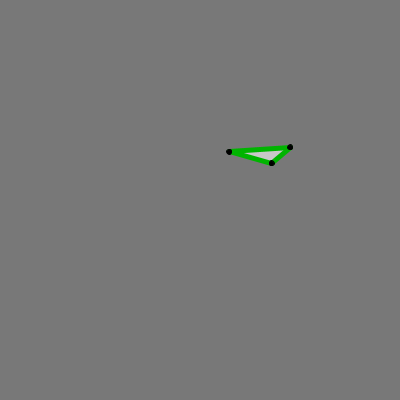
Frame 1 (no input)
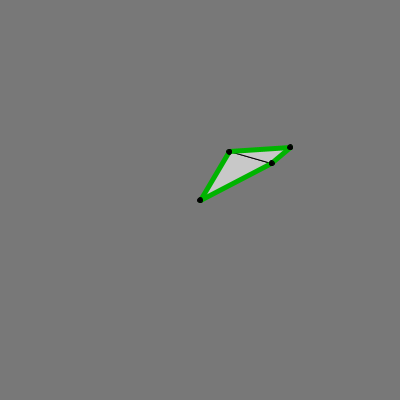
Frame 2 (the mouse pressed at the canvas centre, redrawn once)

The Processing sketch that drew these frames (run headless with seeded random() and noise(); the mouse was pressed at the canvas centre and the sketch redrawn once):

// Processing sketch: delaunayAndConvexHull
// ── delaunayAndConvexHull.pde

/*
 *  Openprocessing sketch by Justin Dailey
 *
 *  http://www.openprocessing.org/sketch/62502
 *  http://justindailey.blogspot.co.uk/2012/05/delaunay-triangulation-convex-hull.html
 */

class Face
{
  // The three points of the face
  PVector[] ps;
     
  // Constructor
  Face(PVector a, PVector b, PVector c)
  {
    ps = new PVector[] {a, b, c};   
    this.CClockwise();
  }
   
  // Check to see if they're in counter clockwise order, if not, adjust
  void CClockwise()
  {
    if((ps[1].x - ps[0].x) * (ps[2].y - ps[0].y) - (ps[2].x - ps[0].x) * (ps[1].y - ps[0].y) > 0)
    {
      // By swapping the 2nd and 3rd verts, we are gaurenteed to reverse the direction
      PVector t = ps[1];
      ps[1] = ps[2];
      ps[2] = t;
    }
  }
   
  void draw()
  {
    triangle(ps[0].x, ps[0].y, ps[1].x, ps[1].y, ps[2].x, ps[2].y);
  }
   
  // Code from: http://www.blackpawn.com/texts/pointinpoly/default.html
  // Check if p is inside the face
  boolean InTriangle(PVector p)
  {
    PVector v0 = PVector.sub(ps[2], ps[0]);
    PVector v1 = PVector.sub(ps[1], ps[0]);
    PVector v2 = PVector.sub(p, ps[0]);
     
    // Compute dot products
    float dot00 = PVector.dot(v0, v0);
    float dot01 = PVector.dot(v0, v1);
    float dot02 = PVector.dot(v0, v2);
    float dot11 = PVector.dot(v1, v1);
    float dot12 = PVector.dot(v1, v2);
     
    float invDenom = 1.0 / (dot00 * dot11 - dot01 * dot01);
    float u = (dot11 * dot02 - dot01 * dot12) * invDenom;
    float v = (dot00 * dot12 - dot01 * dot02) * invDenom;
 
    // Check if point is in triangle
    return (u >= 0) && (v >= 0) && (u + v < 1);
  }
   
  // Check if p is inside the circumscribed circle
  boolean InCircle(PVector p)
  {
    float [] cir = calcCircle(ps[0], ps[1], ps[2]);
     
    if(dist(cir[0], cir[1], p.x, p.y) < cir[2]) return true;
    else return false;
  }
   
  // Very messy code :(
  // Flip the common edge between this face and f
  void flip(Face f)
  {
    // Convert both of the faces' verts to an ArrayList
    ArrayList<PVector> l1 = new ArrayList<PVector>(java.util.Arrays.asList(ps));
    ArrayList<PVector> l2 = new ArrayList<PVector>(java.util.Arrays.asList(f.ps));
     
    // Keep what is common in both
    l2.retainAll(l1);
     
    // To flip a common edge, l2 must be 2 since they should share 2 verts
    if(l2.size() != 2) return;
     
    // Find the unique verts for each face
    PVector p1 = null;
    PVector p2 = null;
     
    for(int i = 0; i < 3; ++i)
    {
      p1 = ps[i];
      if(!l2.contains(p1))
        break;
    }
    for(int i = 0; i < 3; ++i)
    {
      p2 = f.ps[i];
      if(!l2.contains(p2))
        break;
    }
     
    // Do this instead of creating new faces
    ps = new PVector[] {p1, p2, l2.get(0)};
    f.ps = new PVector[] {p1, p2, l2.get(1)};
    this.CClockwise();
    f.CClockwise();
  }
   
  // Find the adjacent face (i.e. shares 2 verts) and opposite (i.e.
  // neither of the common verts are p)
  Face getAdjacent(PVector p)
  {
    ArrayList<PVector> l1 = new ArrayList<PVector>(java.util.Arrays.asList(ps));
     
    for(int i = 0; i < faces.size(); ++i)
    {
      Face f = faces.get(i);
      if(f == this) continue;
       
      ArrayList<PVector> l2 = new ArrayList<PVector>(java.util.Arrays.asList(f.ps));
       
      l2.retainAll(l1);
       
      // Must have 2 ponits in common and those two points must not be p
      if(l2.size() == 2 && !l2.contains(p))
        return f;
    }
     
    // Does not have an adjacent and opposite face
    return null;
  }
}
 
ArrayList<PVector> points = new ArrayList<PVector>();
ArrayList<Face> faces = new ArrayList<Face>();
 
void setup()
{
  size(400, 400);
  smooth();
   
  // These are three hidden points to start with, referenced as the 'omega face'
  // No real magic here, just make sure its big enough to cover the screen
  points.add(new PVector(width / 2, -5000));
  points.add(new PVector(-5000, height));
  points.add(new PVector(width + 5000, height));
   
  // Add 3 points for the first face
  for(int i = 0; i < 3; ++i)
    points.add(new PVector(random(width*.25, width*.75), random(height*.25, height*.75)));
   
  noLoop();
}
 
void draw()
{
  background(120);
   
  // Go go gadget magic!
  Delaunay();
   
  drawTriangulation();
  drawConvexHull();
   
  // Draw the points
  fill(0);
  stroke(0);
  for(int i = 0; i < points.size(); ++i)
    ellipse(points.get(i).x, points.get(i).y, 5, 5);
}
 
// Helper function
void ValidEdge(Face f, PVector p)
{
  Face fadj = f.getAdjacent(p);
   
  if(fadj == null) return;
   
  // If it is inside the circle, it is illegal
  if(fadj.InCircle(p))
  {
    // So flip the adjacent edge, and re-validate the two new faces
    fadj.flip(f);
    ValidEdge(f, p);
    ValidEdge(fadj, p);
  }
}
 
void Delaunay()
{
  faces.clear();
   
  if(points.size() < 6) return;
   
  // Add the omega face to start with
  faces.add(new Face(points.get(0), points.get(1), points.get(2)));
   
  // Incrementally add all the points
  for(int i = 3; i < points.size(); i++)
  {
    PVector p = points.get(i);
    Face f = null;
     
    // Find the face that this point is inside of
    for(int j = 0; j < faces.size(); ++j)
    {
      f = faces.get(j);
      if(f.InTriangle(p))
        break;
    }
     
    // For now lest just pretend it is always inside the triangle
    // since technically it could be on the edge
    if(true)
    {
      // Remove the face that is getting broken up
      faces.remove(f);
       
      // Break this face into 3 new faces using the added
      // point as the common point between all of them
      Face f1 = new Face(p, f.ps[0], f.ps[1]);
      Face f2 = new Face(p, f.ps[1], f.ps[2]);
      Face f3 = new Face(p, f.ps[2], f.ps[0]);
       
      faces.add(f1);
      faces.add(f2);
      faces.add(f3);
       
      // Now make sure each face is valid
      ValidEdge(f1, p);
      ValidEdge(f2, p);
      ValidEdge(f3, p);
    }
    else // on the edge
    {
    }
  }
}
void drawTriangulation()
{
  // Make an array list of the points in the omega face
  ArrayList<PVector> l1 = new ArrayList<PVector>(points.subList(0,3));
   
  // Draw the triangulation
  pushStyle();
  stroke(0);
  fill(200);
  for(int j = 0; j < faces.size(); ++j)
  {
    Face f = faces.get(j);
    ArrayList<PVector> l2 = new ArrayList<PVector>(java.util.Arrays.asList(f.ps));
    l2.retainAll(l1);
     
    // Skip faces that have a point in the omega face
    if(l2.size() == 0)
      f.draw();
  }
  popStyle();
}
void drawConvexHull()
{
  // Make an array list of the points in the omega face
  ArrayList<PVector> l1 = new ArrayList<PVector>(points.subList(0,3));
   
  // Draw the convex hull
  pushStyle();
  strokeWeight(5);
  stroke(0, 180, 0);
  for(int j = 0; j < faces.size(); ++j)
  {
    Face f = faces.get(j);
    ArrayList<PVector> l2 = new ArrayList<PVector>(java.util.Arrays.asList(f.ps));
    l2.retainAll(l1);
     
    // If a face shares 1 point in common with the omega face
    // then just draw the 1 edge of the face that does not contain
    // that point in common.
    if(l2.size() == 1)
    {
      PVector[] a = new PVector[2];
      int index = 0;
      for(int i = 0; i < l1.size(); ++i)
        if(!f.ps[i].equals(l2.get(0)))
          a[index++] = f.ps[i];
      line(a[0].x, a[0].y, a[1].x, a[1].y);
    }
  }
  popStyle();
}
 
// Code from Nate Wilson on openprocessing
// http://www.openprocessing.org/sketch/45489
// Returns a float array where:
//   ret[0] = X location
//   ret[1] = Y location
//   ret[2] = radius
float[] calcCircle(PVector p1, PVector p2, PVector p3)
{
  // two slopes from points
  float slope1 = (p1.y-p2.y)/(p1.x-p2.x);
  float slope2 = (p2.y-p3.y)/(p2.x-p3.x);
  float ret[] = new float[3];
   
  // make sure that the points aren't in a line
  if(slope1 != slope2)
  {
    // center X
    ret[0] = (slope1*slope2*(p3.y-p1.y) + slope1*(p2.x+p3.x) - slope2*(p1.x+p2.x))/(2*(slope1-slope2));
    // center Y
    ret[1] = -1/slope1*(ret[0]-(p1.x+p2.x)/2)+(p1.y+p2.y)/2;
    // radius
    ret[2] = dist(ret[0], ret[1], p2.x, p2.y);
  }
   
  // We will pretend it always works... :(
  return ret;
}
 
void mousePressed()
{
  points.add(new PVector(mouseX, mouseY));
  redraw();
}
void mouseDragged()
{
  points.get(points.size() - 1).x = mouseX;
  points.get(points.size() - 1).y = mouseY;
  redraw();
}
